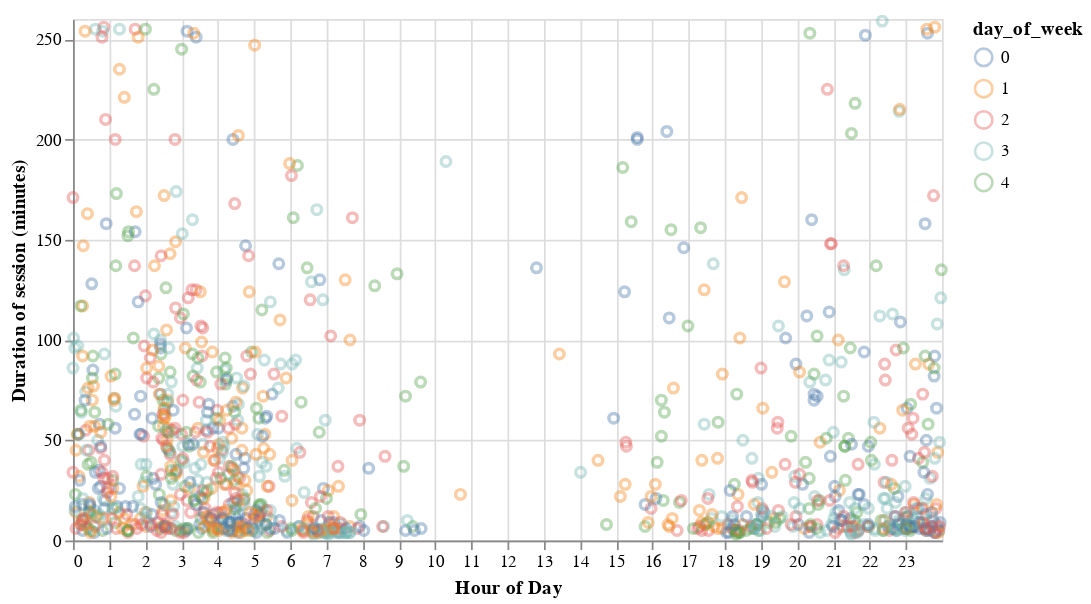

Notebook source saved alongside this figure:
### Code cell
# Converting the start_time into measures of hours with minutes as decimals
sessions_days['start_time'] = (
    pd.to_datetime(sessions['start_time'], dayfirst=True).dt.hour +
    pd.to_datetime(sessions['start_time'], dayfirst=True).dt.minute / 60
)

# Extracting data for only weekdays
week_days = sessions_days[sessions_days['day_of_week'].isin([0, 1, 2, 3, 4])]

# Create a plot about the duration of each session and start time on weekdays
start_duration_weekday = alt.Chart(week_days, title='Duration of session relative to time on weekdays').mark_point(opacity=0.4, color='black').encode(
    x=alt.X('start_time:Q',
        title='Hour of Day',
        axis=alt.Axis(values=list(range(0, 24)), tickMinStep=1)),
    y=alt.Y('duration_minutes').title('Duration of session (minutes)'),
    color=alt.Color('day_of_week:N')
).properties(
    width=500
)
# Duration faceted by each day of the week

start_duration_weekday

### Figure 1 — Vega-Lite specification as saved in the notebook (floating-point values rounded to 4 significant figures; data arrays with more than 128 entries replaced by an {"elided": "..."} marker saying what was removed)
{"config": {"view": {"continuousWidth": 300, "continuousHeight": 300}}, "data": {"name": "data-d43be11486b43b23c9c3ca54f150dd57"}, "mark": {"type": "point", "color": "black", "opacity": 0.4}, "encoding": {"color": {"field": "day_of_week", "type": "nominal"}, "x": {"axis": {"tickMinStep": 1, "values": [0, 1, 2, 3, 4, 5, 6, 7, 8, 9, 10, 11, 12, 13, 14, 15, 16, 17, 18, 19, 20, 21, 22, 23]}, "field": "start_time", "title": "Hour of Day", "type": "quantitative"}, "y": {"field": "duration_minutes", "title": "Duration of session (minutes)", "type": "quantitative"}}, "width": 500, "$schema": "https://vega.github.io/schema/vega-lite/v5.20.1.json", "datasets": {"data-d43be11486b43b23c9c3ca54f150dd57": {"elided": "1024 records"}}}
